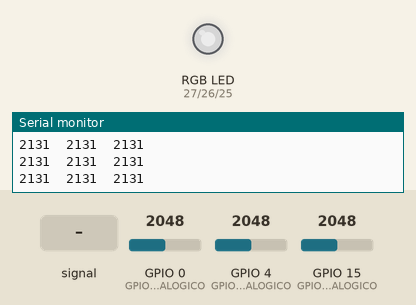
The sketch below on a simulated ESP32. Shown: an RGB LED mixed from three pins (HIGH = lit), the last lines printed to the serial monitor. The inputs (shaded band) are chosen by the test bench; at power-on: GPIO 0 (GPIO_VERDE_ANALOGICO) = 2048, GPIO 4 (GPIO_AZUL_ANALOGICO) = 2048, GPIO 15 (GPIO_ROJO_ANALOGICO) = 2048. Dim RGB values are drawn brighter than linear.

Above: at 1.2 s.
1.3 s: GPIO 0 (GPIO_VERDE_ANALOGICO) fed a 200 Hz sine of ±1023 counts around its level
4.3 s: GPIO 0 (GPIO_VERDE_ANALOGICO) set to 3603
At 5.4 s:
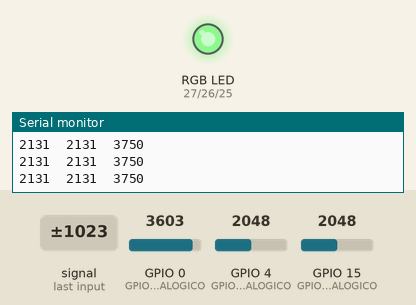
5.8 s: GPIO 4 (GPIO_AZUL_ANALOGICO) set to 1228
At 7.0 s:
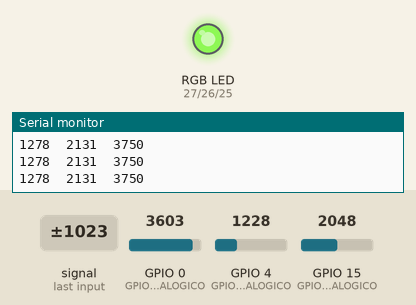
7.3 s: GPIO 4 (GPIO_AZUL_ANALOGICO) fed a 2 Hz sine of ±1228 counts around its level
At 7.46 s:
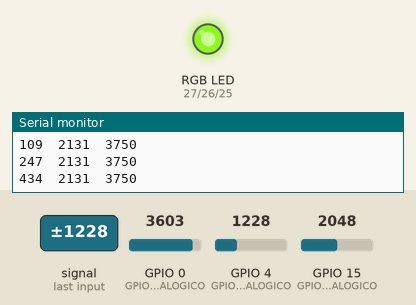
10.3 s: GPIO 15 (GPIO_ROJO_ANALOGICO) fed a 200 Hz sine of ±1023 counts around its level
13.3 s: GPIO 15 (GPIO_ROJO_ANALOGICO) set to 3603
At 13.68 s:
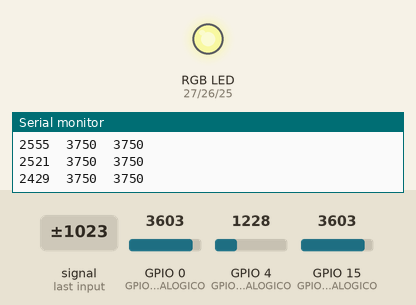
Timing chart, 0 to 30.8 s (numbered marks = the images above; inputs shaded):
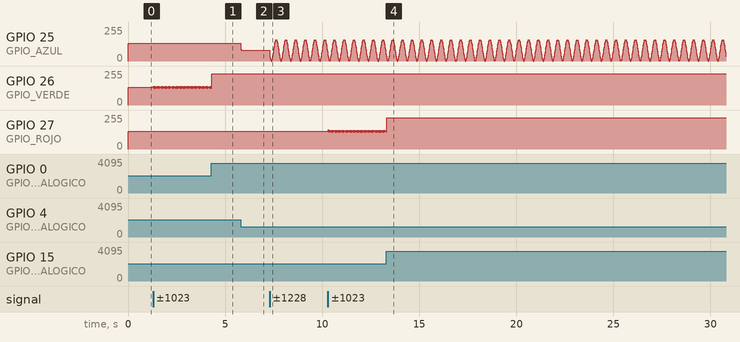

Measured:
- after the input at 5.8 s, GPIO 25 (GPIO_AZUL): 133/255 → 80/255 at once

The sketch:

Ejercicio_7.ino
```cpp
const int GPIO_ROJO=27, GPIO_VERDE=26, GPIO_AZUL=25;
const int GPIO_ROJO_ANALOGICO=15, GPIO_VERDE_ANALOGICO=0, GPIO_AZUL_ANALOGICO=4;
const int FRECUENCIA=5000, RESOLUCION=12;
int VALOR_ANALOGICO_ROJO=0, VALOR_ANALOGICO_VERDE=0, VALOR_ANALOGICO_AZUL=0, contador_FOR;

void setup()
{
  ledcSetup(0, FRECUENCIA, RESOLUCION);
  ledcAttachPin(GPIO_ROJO, 0);

  ledcSetup(1, FRECUENCIA, RESOLUCION);
  ledcAttachPin(GPIO_VERDE, 1);

  ledcSetup(2, FRECUENCIA, RESOLUCION);
  ledcAttachPin(GPIO_AZUL, 2);

  pinMode(GPIO_ROJO,OUTPUT);
  pinMode(GPIO_VERDE,OUTPUT);
  pinMode(GPIO_AZUL,OUTPUT);

  pinMode(GPIO_ROJO_ANALOGICO,INPUT);
  pinMode(GPIO_VERDE_ANALOGICO,INPUT);
  pinMode(GPIO_AZUL_ANALOGICO,INPUT);

  Serial.begin(115200);
}

void loop()
{
  for(contador_FOR=0; contador_FOR<=50; contador_FOR++)
  {
   VALOR_ANALOGICO_ROJO=VALOR_ANALOGICO_ROJO+analogRead(GPIO_ROJO_ANALOGICO);
  }
  VALOR_ANALOGICO_ROJO=VALOR_ANALOGICO_ROJO/50;

  for(contador_FOR=0; contador_FOR<=50; contador_FOR++)
  {
   VALOR_ANALOGICO_VERDE=VALOR_ANALOGICO_VERDE+analogRead(GPIO_VERDE_ANALOGICO);
  }
  VALOR_ANALOGICO_VERDE=VALOR_ANALOGICO_VERDE/50;

  for(contador_FOR=0; contador_FOR<=50; contador_FOR++)
  {
   VALOR_ANALOGICO_AZUL=VALOR_ANALOGICO_AZUL+analogRead(GPIO_AZUL_ANALOGICO);
  }
  VALOR_ANALOGICO_AZUL=VALOR_ANALOGICO_AZUL/50;

  ledcWrite(0,VALOR_ANALOGICO_ROJO);
  ledcWrite(1,VALOR_ANALOGICO_VERDE);
  ledcWrite(2,VALOR_ANALOGICO_AZUL);

  Serial.print(VALOR_ANALOGICO_AZUL);
  Serial.print("\t");
  Serial.print(VALOR_ANALOGICO_ROJO);
  Serial.print("\t");
  Serial.println(VALOR_ANALOGICO_VERDE);

}
```
